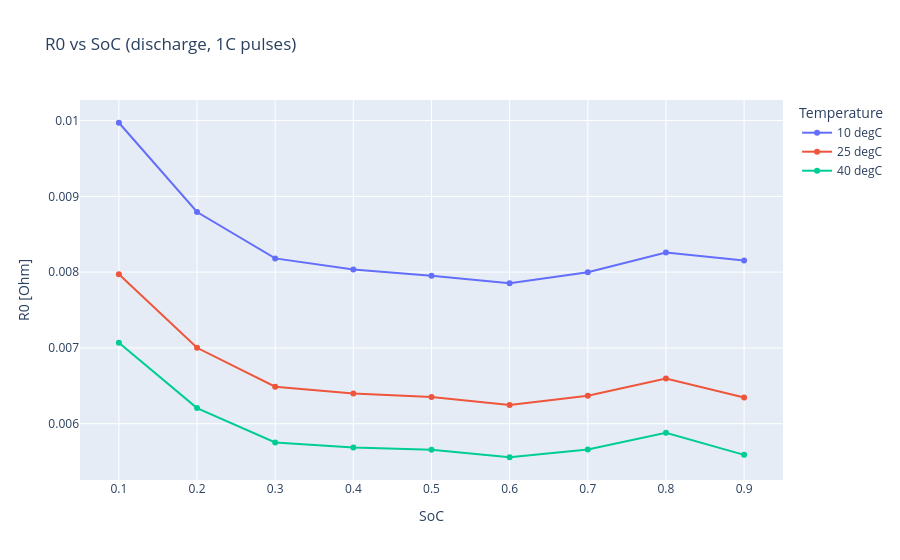

The cell this chart's notebook holds for it:
### Markdown cell above
`r0`, `r(k)` and `c(k)` return the raw 3D arrays over (SoC x temperature x C rate).

### Code cell
print("R0 discharge table shape:", fresh.r0("discharge").shape)
print("SoC grid:", fresh.soc_grid)
print("Temperature grid [degC]:", fresh.temp_grid_degC)
print("Capacity [Ah]:", fresh.capacity)

fresh.plot_parameters("R0", direction="discharge", c_rate=1.0)

### Figure 1 — Plotly figure (JSON) as saved in the notebook; plotly's stock layout.template omitted (floating-point values rounded to 4 significant figures)
{"data": [{"mode": "lines+markers", "name": "10 degC", "type": "scatter", "x": [0.1, 0.2, 0.3, 0.4, 0.5, 0.6, 0.7, 0.8, 0.9], "y": [0.009971, 0.008793, 0.008181, 0.008033, 0.007952, 0.007852, 0.008, 0.00826, 0.008155]}, {"mode": "lines+markers", "name": "25 degC", "type": "scatter", "x": [0.1, 0.2, 0.3, 0.4, 0.5, 0.6, 0.7, 0.8, 0.9], "y": [0.007971, 0.007002, 0.006488, 0.006399, 0.006352, 0.006247, 0.006369, 0.006596, 0.006346]}, {"mode": "lines+markers", "name": "40 degC", "type": "scatter", "x": [0.1, 0.2, 0.3, 0.4, 0.5, 0.6, 0.7, 0.8, 0.9], "y": [0.00707, 0.006206, 0.005753, 0.005686, 0.005656, 0.005557, 0.00566, 0.005879, 0.005589]}], "layout": {"legend": {"title": {"text": "Temperature"}}, "title": {"text": "R0 vs SoC (discharge, 1C pulses)"}, "xaxis": {"title": {"text": "SoC"}}, "yaxis": {"title": {"text": "R0 [Ohm]"}}}}
